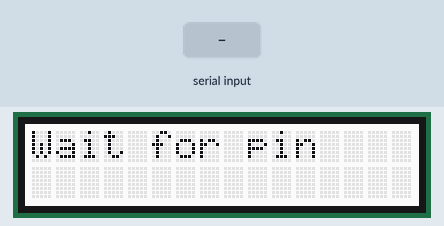
This sketch was run on a simulated Arduino Uno, built with avr-gcc and run on an emulated ATmega328P. Shown: 16×2 character LCD. The test bench sets the inputs (shaded band). What the sketch prints to the serial monitor is not drawn.

Above: at 1.2 s.
1.3 s: "." received over the second serial link
At 2.4 s:
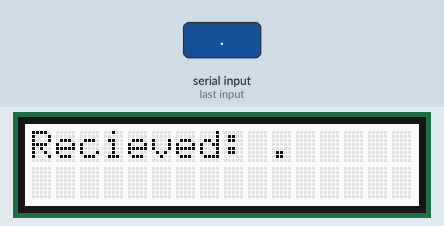
4.1 s: "1" received over the second serial link
At 4.6 s:
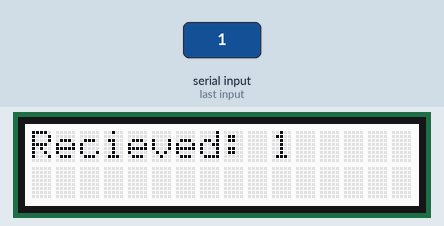
Timing chart, 0 to 7.1 s (numbered marks = the images above; inputs shaded):
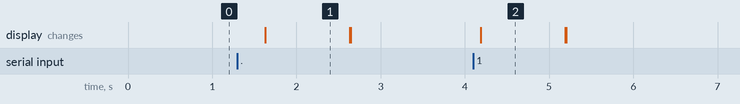

The sketch:

recieve.ino
```cpp
#include <SoftwareSerial.h>
#include <Wire.h>
#include <Adafruit_RGBLCDShield.h>
#include <utility/Adafruit_MCP23017.h>

//Pins
const int pin_null= 10;
const int pin_serial= 8;
const int pin_LCD_1 = A1; //auto init
const int pin_LCD_2 = A2; //auto init

//vars
bool no_recieve_flag = true;

//Definitions
SoftwareSerial serial_pin(pin_serial, pin_null); //Rx, Tx (Tx not used)
Adafruit_RGBLCDShield lcd = Adafruit_RGBLCDShield();

//Setup
void setup()
{
  Serial.begin(4800);
  serial_pin.begin(9600);
  lcd.begin(16, 2);
  lcd.setBacklight(0x7);
  lcd.print("Wait for pin");
}

//Main loop
void loop()
{
  //first instance of signal recieved
  if (serial_pin.available())
  {
    lcd.clear();
    lcd.print("Recieved: ");
    //loop to print each char in the pipeline
    while (serial_pin.available())
    {
      char input = serial_pin.read();
      lcd.print(input);
      Serial.write(input);
      if (input == '.')
      {
        break;
      }
    }
    //display the recieved pin for half a second
    delay(1000);
    //clear screen
    lcd.clear();
  }
  else
  {
    lcd.clear();
    lcd.print("Wait for pin");
    delay(500);
  }
}

void scrollprint(String text, int txtlength)
{
  lcd.setCursor(0, 0);
  lcd.print(text);
   for (int positionCounter = 0; positionCounter < txtlength; positionCounter++) {
    // scroll one position right:
    lcd.scrollDisplayLeft();
    // wait a bit:
    delay(150);
  }
}
```

Measured:
- after the input at 1.3 s, the display: changes after 0.33 s (image 1)
- after the input at 4.1 s, the display: changes after 0.09 s (image 2)
- what the display in image 1 shows lasts 1.0 s, from 1.6 s to 2.6 s
